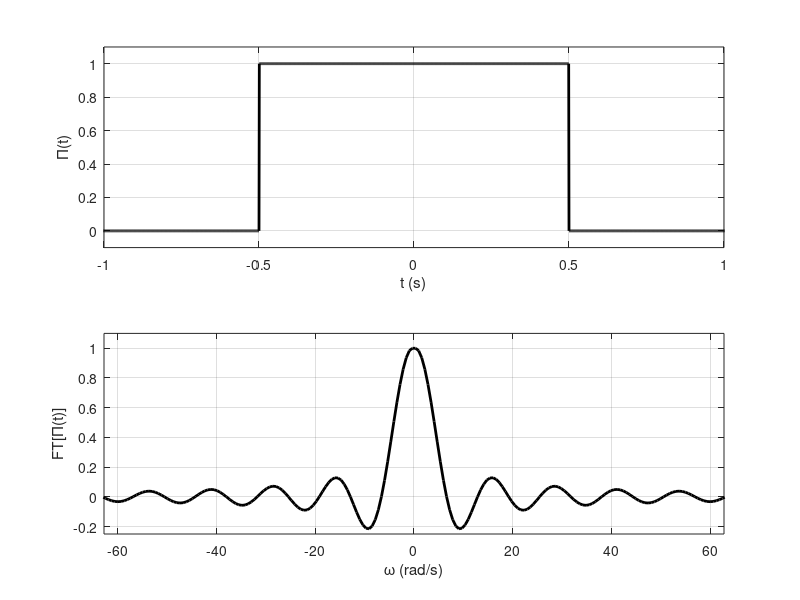

Reproduce this figure in MATLAB.
% Fundamentos de Acústica Submarina 

clear all, close all 

amostragem = 1000;
tmax = 10.0;
nyquist = 500;
w1 = 2*pi*nyquist/50;
dt = 1.0/amostragem;
t = [0:dt:tmax-dt];
s = zeros( 1, length(t) );
s(1:nyquist) = 1.0;
sn =  fliplr( s );
tn = -fliplr( t );
f = linspace(-amostragem,amostragem,2*length(t));
w = 2*pi*f;
S = real( fft(s) );
Sn =  fliplr( S );
snp = [sn,s];
tnp = [tn,t];
Snp = [Sn,S];
Snp = Snp/max( abs( Snp ) );

figure(1)
subplot(211)
plot(tnp,snp,'k','LineWidth',2)
xlabel('t (s)')
ylabel('\Pi(t)')
xlim([-1,1])
ylim([-0.1,1.1])
grid on, box on
subplot(212)
plot(w,Snp,'k','LineWidth',2)
xlabel('\omega (rad/s)')
ylabel('FT[\Pi(t)]')
xlim([-w1,w1])
ylim([-0.25,1.1])
grid on, box on

